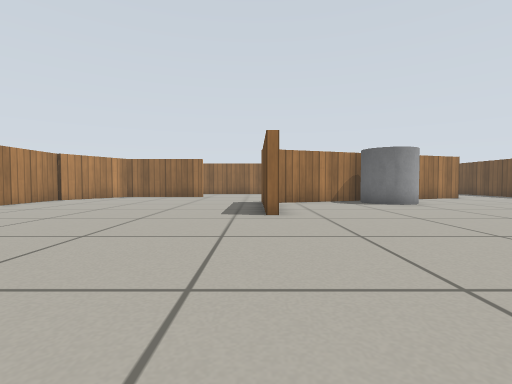
view 1 (above)

21 first-person views from a walk through a robot-simulator world made for Gazebo. The camera is 0.39 m above the floor, tilts 2° down and sees 85° across. The floor is counted in squares, 0.5 m on a side. Each view is taken from the middle of a square. On the plan, view 1 faces up. The plan holds only what a view shows up to about 10 squares ahead; the rest is blank. Simple patterns stand in for the simulator's built-in surfaces.

view 2
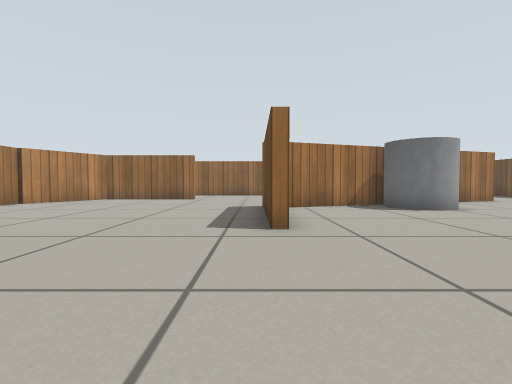

view 3
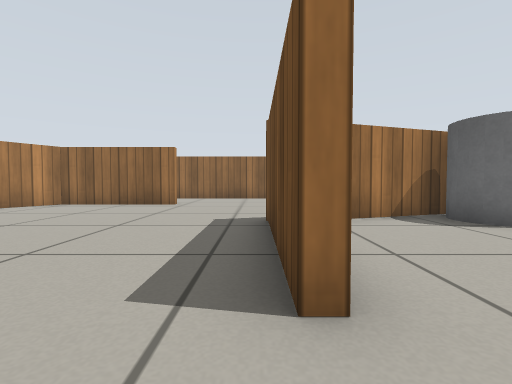

view 4
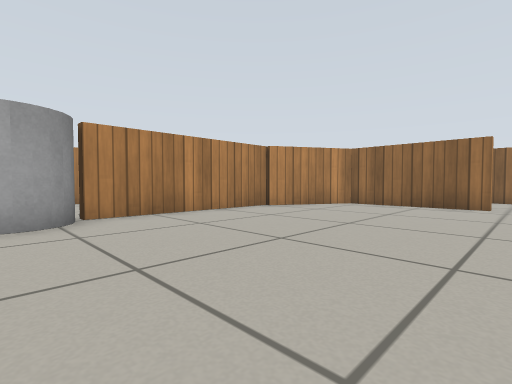

view 5
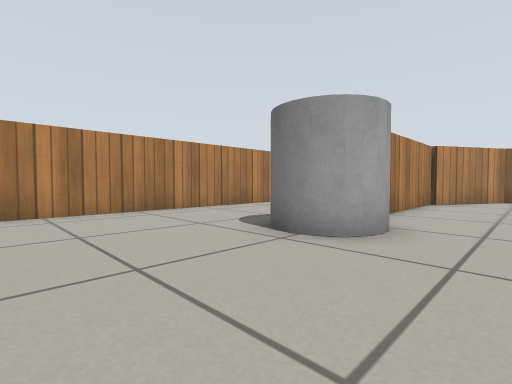

view 6
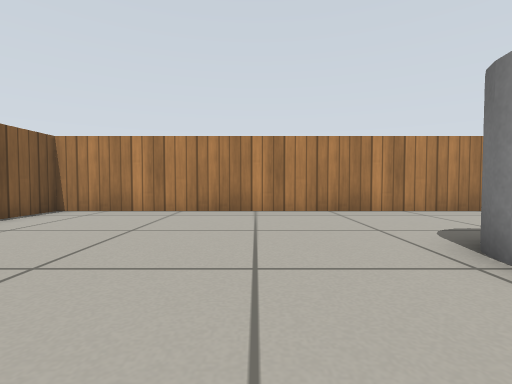

view 7
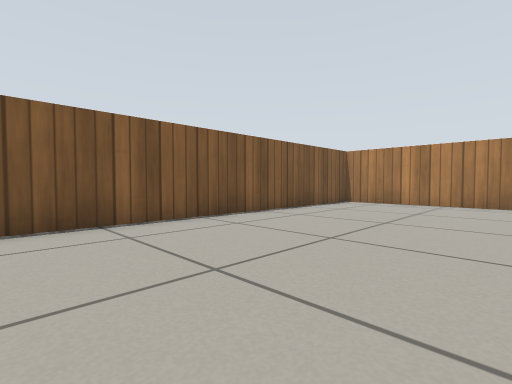

view 8
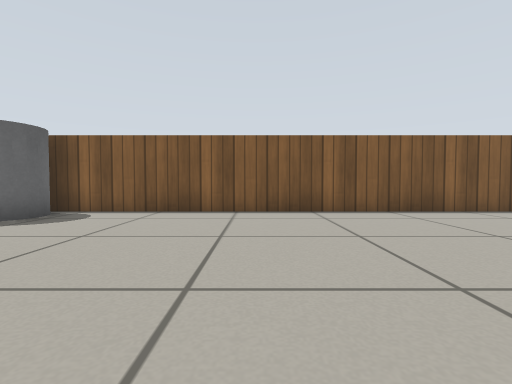

view 9
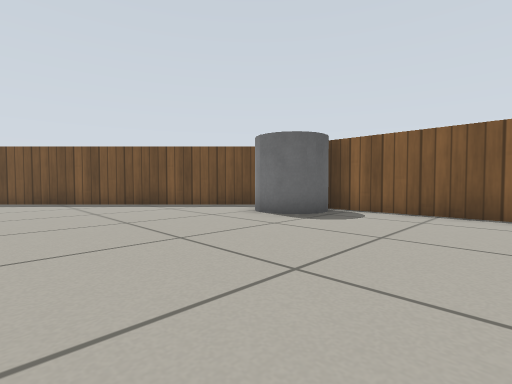

view 10
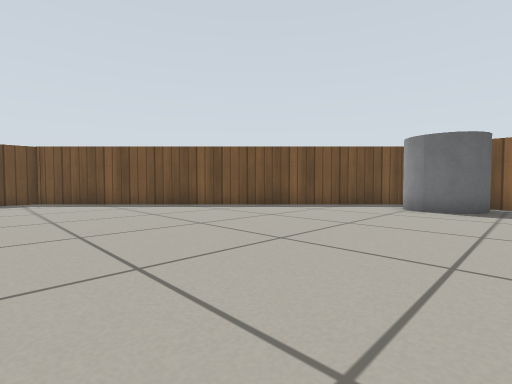

view 11
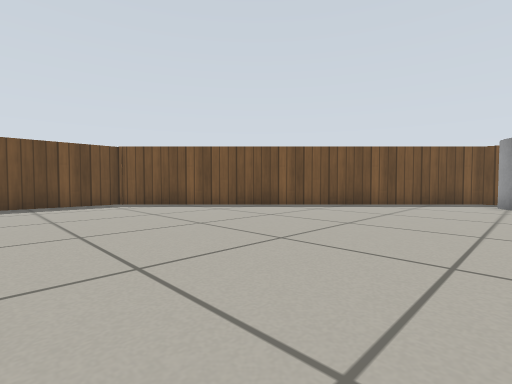

view 12
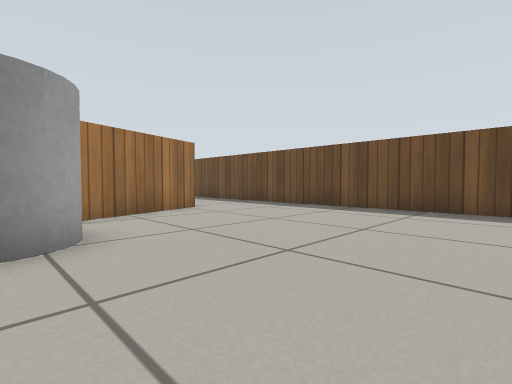

view 13
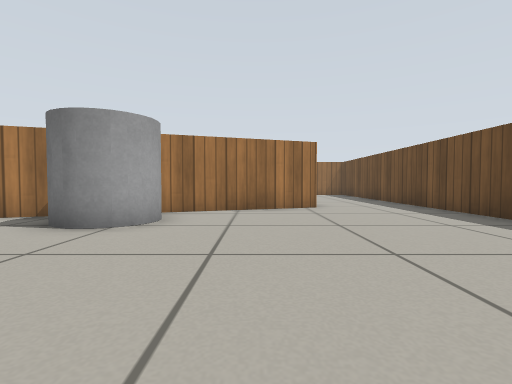

view 14
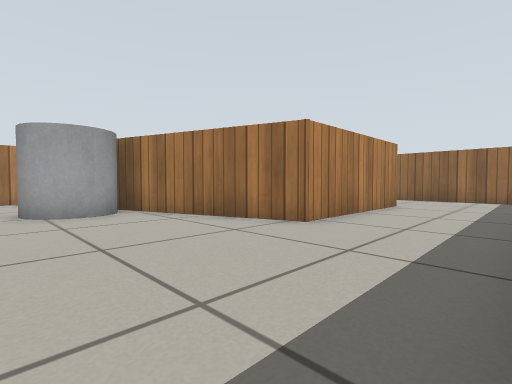

view 15
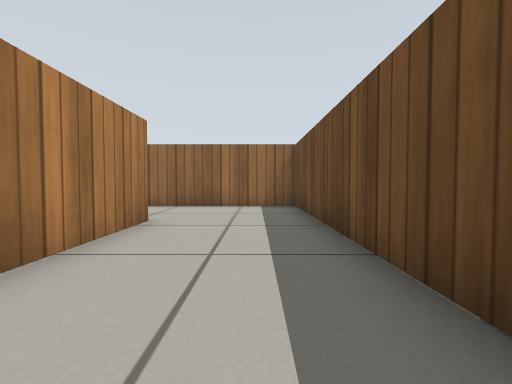

view 16
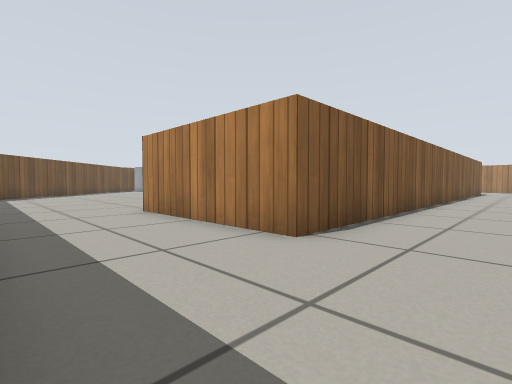

view 17
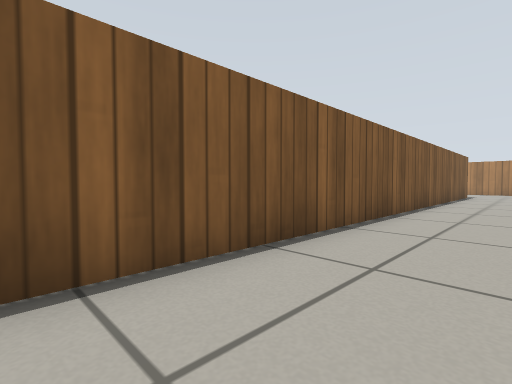

view 18
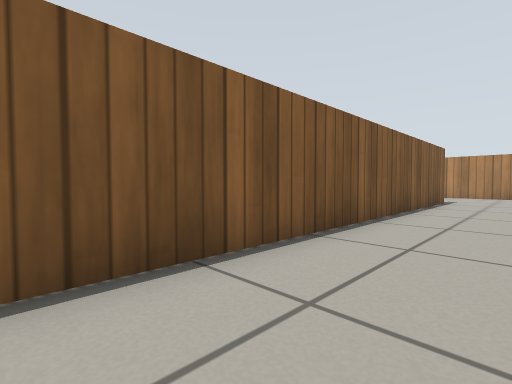

view 19
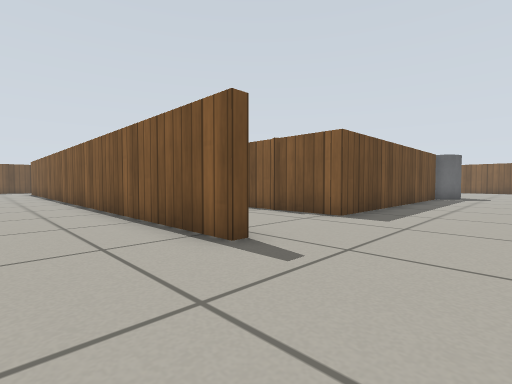

view 20
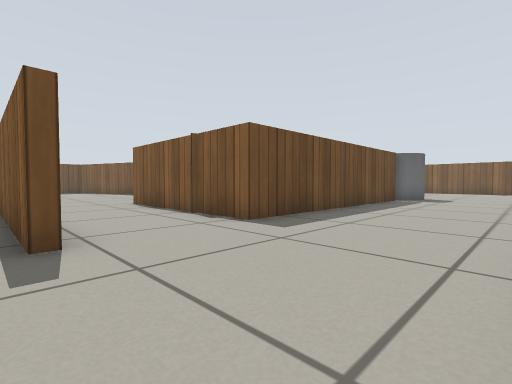

view 21
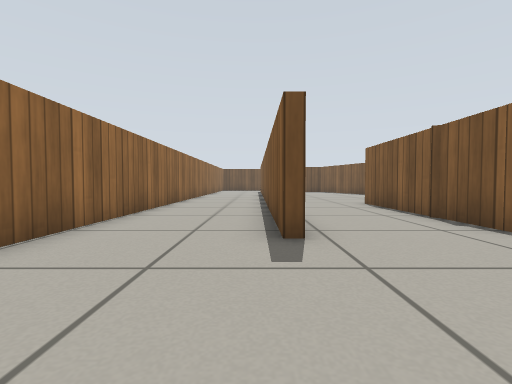

### Floor plan
Key: @ floor where view 1 was taken; # wall or solid block; . floor; C grey cylinder.
Columns run from 14 left of view 1 to 14 right of it. Each row starts with its distance up from view 1.
 22     ########          #######
 21   ..........................#
 20   ..........................#
 19  ....####################...#
 18  ...........            #...#
 17  ............           #...#
 16  ............           #...#
 15  ....#######...         #...#
 14  ....###.......        ##...#
 13  ....##........     ####....#
 12  ....#.........   ###.......#
 11  ....#........####C C.......#
 10  ....#........#...CCC.......#
  9   ...#........#.............#
  8 #....#........#.............#
  7 #....#........#.............#
  6 #....CC.....................#
  5 #....CC....................##
  4 #........ ................##
  3 #........ ...............##
  2 #.......................##
  1 #......................##
  0 #.............@.......##
 -1 #................C...##
 -2 #...............C C.##
 -3 #...............C ###
 -4 ################

Positions as (right, up) in squares from view 1, and headings:
1: (0, 0), facing up
2: (0, 2), facing up
3: (0, 5), facing up
4: (-2, 5), facing up-left
5: (-6, 1), facing up-left
6: (-6, 2), facing left
7: (-3, 2), facing down-left
8: (-3, 4), facing down
9: (-2, 4), facing down-right
10: (1, 7), facing down-right
11: (3, 9), facing down-right
12: (5, 6), facing up-right
13: (8, 5), facing up
14: (13, 9), facing up-left
15: (12, 13), facing up
16: (13, 21), facing down-left
17: (8, 21), facing down-left
18: (3, 21), facing down-left
19: (-12, 21), facing down-right
20: (-13, 19), facing down-right
21: (-13, 19), facing right
